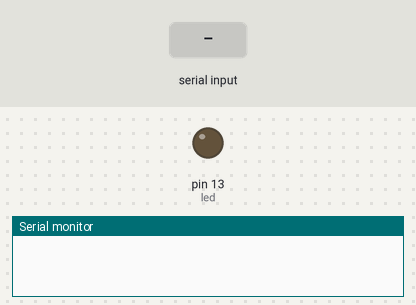
Bench run of a sketch on a simulated Arduino Uno, built with avr-gcc and run on an emulated ATmega328P. On the bench: output pins drawn as LEDs (lit = HIGH), the last lines printed to the serial monitor. Inputs (shaded band) come from the test bench.

Above: at 1.2 s.
1.3 s: "1" received over the second serial link
At 2.6 s:
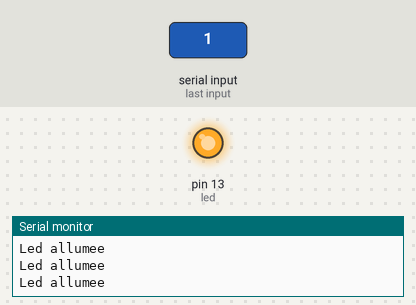
2.9 s: "0" received over the second serial link
At 4.1 s:
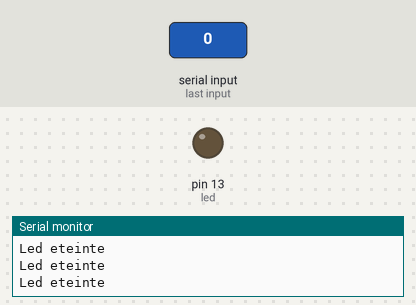
Timing chart, 0 to 5.9 s (numbered marks = the images above; inputs shaded):
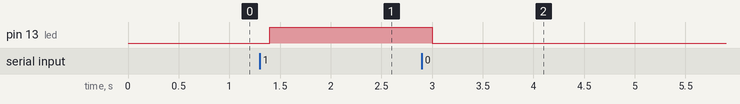

The sketch:

arduino_bluetooth_hc06_led_smartphone.ino
```cpp
/* Bluetooth_led est un programme qui pilote une led depuis une application */
/* http://pecquery.wixsite.com/arduino-passion/copie-de-le-detecteur-a-ultrasons-h-1 */

#define led 13                                    // affectation des broches
#define RX 2
#define TX 3

word octet_recu;                             // mot qui reçoit les trames émises
// Création d'une liaison série

#include <SoftwareSerial.h>
SoftwareSerial bluetooth(RX,TX);


void setup()
{
Serial.begin(9600);                          // initialisation liaison série à 9600 bauds
bluetooth.begin(9600);                    // initialisation connexion série Bluetooth à 9600 bauds
pinMode(led,OUTPUT) ;                   // la broche led est en sortie
}


void loop() {
recevoir();                                         // appel de la procédure recevoir
if (octet_recu==49)                          // si octet reçu est 1 (49=code ASCII de 1)
    {
    Serial.println("Led allumee");
    digitalWrite(led,HIGH);
    }
if (octet_recu==48)                          // si octet reçu est 0 (48=code ASCII de 0)
    {
     Serial.println("Led eteinte");
     digitalWrite(led,LOW);
    }
delay(200);
    }

//procédure qui lit les trames de la tablette
void recevoir()
{
    if (bluetooth.available())
    {
    octet_recu=bluetooth.read();
    }
}
```

Measured:
- after the input at 1.3 s, pin 13 (led): LOW → HIGH after 0.10 s
- after the input at 2.9 s, pin 13 (led): HIGH → LOW after 0.10 s
